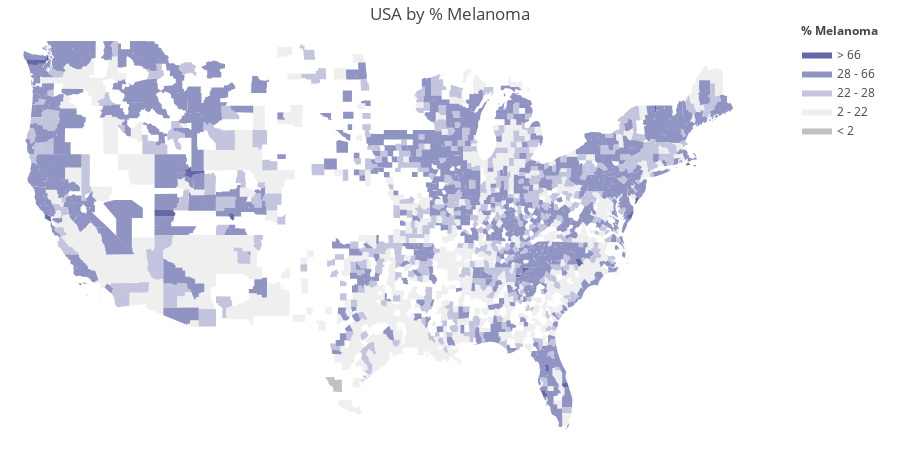

The cell this chart's notebook holds for it:
### Code cell
import plotly.figure_factory as ff

import numpy as np
import pandas as pd

colorscale = [
    'rgb(193, 193, 193)',
    'rgb(239,239,239)',
    'rgb(195, 196, 222)',
    'rgb(144,148,194)',
    'rgb(101,104,168)',
    'rgb(65, 53, 132)'
]


endpts = [(merged['% Melanoma']*100000).min(), ((merged['% Melanoma']*100000).max())*.25, (merged['% Melanoma']*100000).mean(), ((merged['% Melanoma']*100000).max())*.75]
fips = merged['COUNTY_FIPS'].tolist()
values = (merged['% Melanoma']*100000).tolist()

fig = ff.create_choropleth(
    fips=fips, values=values,
    binning_endpoints=endpts,
    colorscale = colorscale,
    show_state_data=False,
    show_hover=True, centroid_marker=None,
    asp=2.9, 
    title='USA by % Melanoma',
    legend_title='% Melanoma',
    round_legend_values=True
)

fig.layout.template = None
fig.show()
